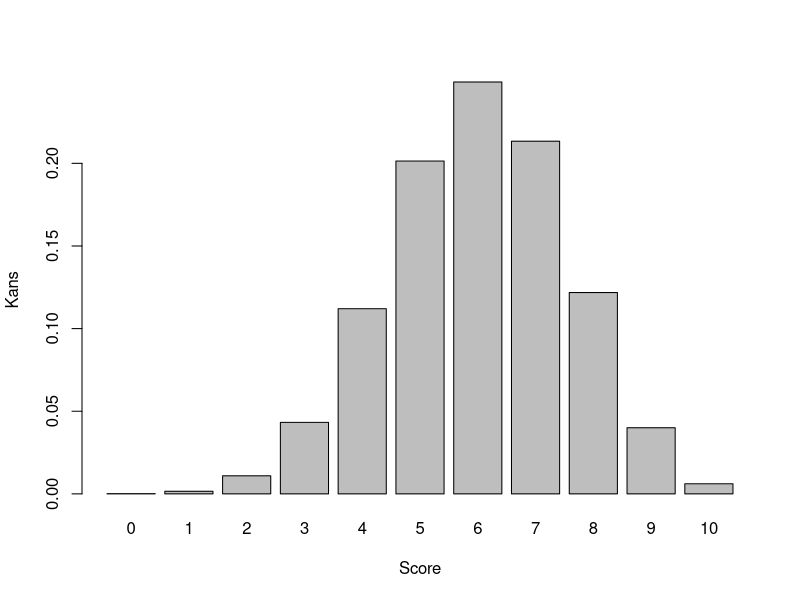

Write R code to recreate this figure.
scores <- 0:10
kansen <- c(0.00013, 0.00158, 0.01094, 0.04328, 0.11205, 0.20140, 0.24922,
            0.21341, 0.12184, 0.04003, 0.00612)

barplot(kansen, xlab = "Score", ylab = "Kans", names.arg = scores)
